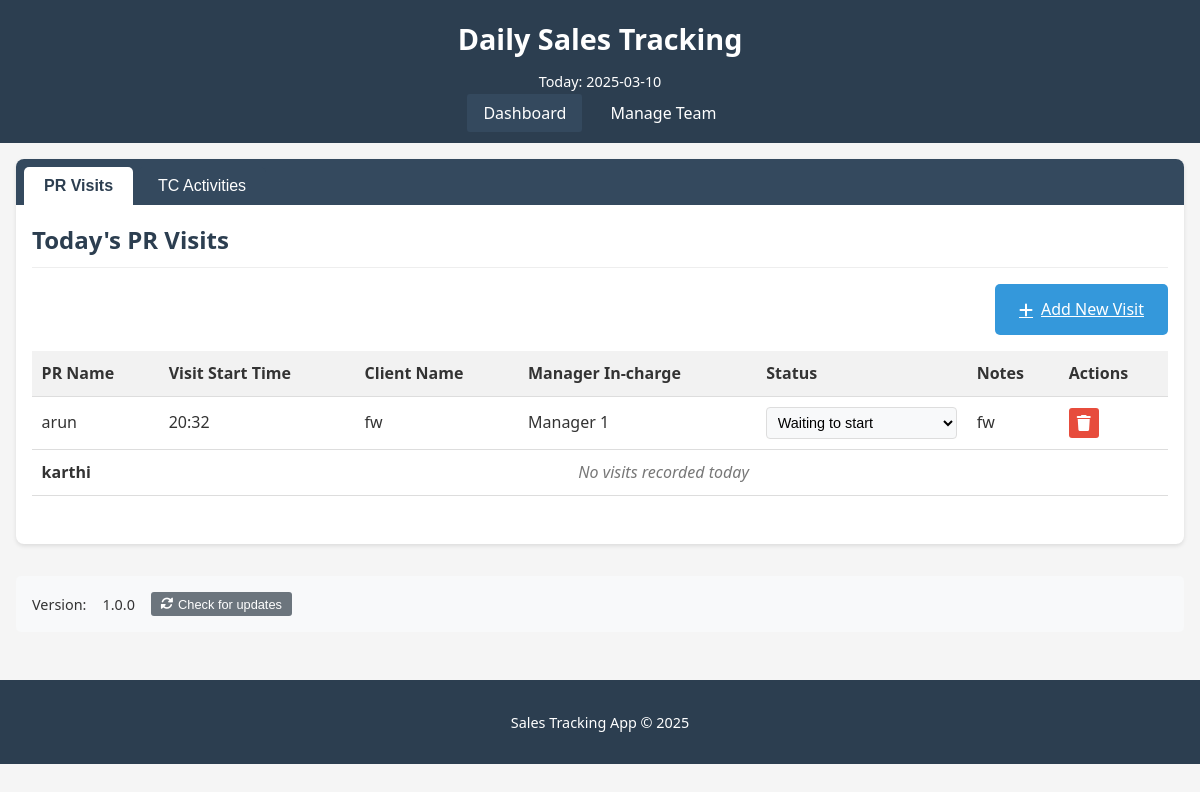
Before: / with the older database file.
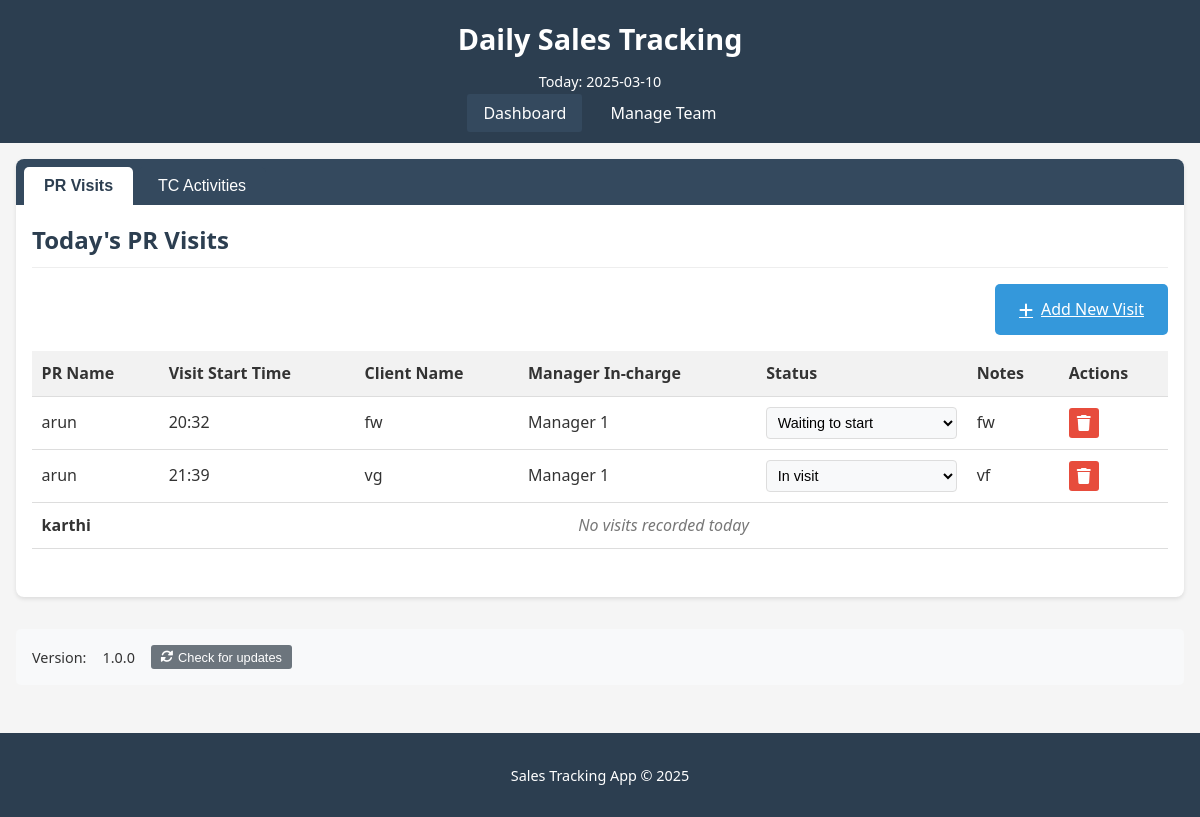
After: the same page with the newer database file.
### app/models.py (models this page shows)
class TeamMember(db.Model):
    id = db.Column(db.Integer, primary_key=True)
    name = db.Column(db.String(100), nullable=False)
    role = db.Column(db.String(50), nullable=False)  # 'PR', 'TC', or 'SM' (Sales Manager)
    active = db.Column(db.Boolean, default=True)
    created_at = db.Column(db.DateTime, default=datetime.utcnow)

class PRVisit(db.Model):
    id = db.Column(db.Integer, primary_key=True)
    pr_name = db.Column(db.String(100), nullable=False)
    visit_start_time = db.Column(db.DateTime, default=datetime.utcnow)
    client_name = db.Column(db.String(100), nullable=False)
    manager_incharge = db.Column(db.String(100), nullable=False)
    visit_status = db.Column(db.String(50), default='Waiting to start')
    notes = db.Column(db.Text)
    created_at = db.Column(db.DateTime, default=datetime.utcnow)
    updated_at = db.Column(db.DateTime, default=datetime.utcnow, onupdate=datetime.utcnow)

### app/routes/main.py (the view, shortened to what this page needs)
@bp.route('/', methods=['GET', 'POST'])
def index():
    today = datetime.now().date()
    today_str = today.strftime('%Y-%m-%d')
    current_year = today.year
    pr_team = TeamMember.query.filter_by(role='PR', active=True).order_by(TeamMember.name).all()
    pr_visits_raw = PRVisit.query.filter(
        db.func.date(PRVisit.created_at) == today
    ).order_by(PRVisit.visit_start_time).all()
    pr_visits_by_name = {}
    for visit in pr_visits_raw:
        if visit.pr_name not in pr_visits_by_name:
            pr_visits_by_name[visit.pr_name] = []
        pr_visits_by_name[visit.pr_name].append(visit)
    tc_activities = TCActivity.query.filter(
        db.func.date(TCActivity.created_at) == today
    ).all()
    tc_team = TeamMember.query.filter_by(role='TC', active=True).all()
    sales_managers = TeamMember.query.filter_by(role='SM', active=True).all()
    return render_template('index.html',
                          pr_visits_raw=pr_visits_raw,
                          pr_visits_by_name=pr_visits_by_name,
                          tc_activities=tc_activities,
                          pr_team=pr_team,
                          tc_team=tc_team,
                          sales_managers=sales_managers,
                          today=today_str,
                          current_year=current_year,
                          current_time=datetime.now().strftime('%H:%M'))

### run.py (called while the page is built)
@app.context_processor
def inject_now():
    return {'now': datetime.utcnow()}

### app/templates/index.html (shortened to what this page needs)
<!DOCTYPE html>
<html>
<head>
    <link rel="stylesheet" href="{{ url_for('static', filename='css/main.css') }}">
    <link rel="stylesheet" href="https://cdnjs.cloudflare.com/ajax/libs/font-awesome/6.0.0-beta3/css/all.min.css">
</head>
<body>
    <header>
        <h1>Daily Sales Tracking</h1>
        <div class="date-display">Today: {{ today }}</div>
        <nav>
            <a href="{{ url_for('main.index') }}" class="active">Dashboard</a>
            <a href="{{ url_for('main.team') }}">Manage Team</a>
        </nav>
    </header>
    <main>
        <div class="tab-container">
            <div class="tabs">
                <button class="tab-btn active" onclick="openTab(event, 'pr-tab')">PR Visits</button>
                <button class="tab-btn" onclick="openTab(event, 'tc-tab')">TC Activities</button>
            </div>
            <div id="pr-tab" class="tab-content active">
                <div class="table-container">
                    <h2>Today's PR Visits</h2>
                    <div class="actions">
                        <a href="{{ url_for('main.add_pr_visit') }}" class="btn-primary">
                            <i class="fas fa-plus"></i> Add New Visit
                        </a>
                    </div>
                    <div class="table-scroll">
                        <table id="pr-table">
                            <thead>
                                <tr>
                                    <th>PR Name</th>
                                    <th>Visit Start Time</th>
                                    <th>Client Name</th>
                                    <th>Manager In-charge</th>
                                    <th>Status</th>
                                    <th>Notes</th>
                                    <th>Actions</th>
                                </tr>
                            </thead>
                            <tbody>
                                {% for pr in pr_team %}
                                {% set pr_visits = pr_visits_by_name.get(pr.name, []) %}
                                {% if pr_visits %}
                                    {% for visit in pr_visits %}
                                    <tr>
                                        <td>{{ pr.name }}</td>
                                        <td>{{ visit.visit_start_time.strftime('%H:%M') }}</td>
                                        <td>{{ visit.client_name }}</td>
                                        <td>{{ visit.manager_incharge }}</td>
                                        <td>
                                            <form action="{{ url_for('main.update_pr_status', id=visit.id) }}" method="post" class="status-form">
                                                <select name="visit_status" class="status-select" onchange="this.form.submit()">
                                                    <option value="Waiting to start" {% if visit.visit_status == 'Waiting to start' %}selected{% endif %}>Waiting to start</option>
                                                    <option value="In visit" {% if visit.visit_status == 'In visit' %}selected{% endif %}>In visit</option>
                                                </select>
                                            </form>
                                        </td>
                                        <td>{{ visit.notes }}</td>
                                        <td>
                                            <form action="{{ url_for('main.delete_pr_visit', id=visit.id) }}" method="post" class="inline-form">
                                                <button type="submit" class="btn-icon delete" onclick="return confirm('Are you sure?')">
                                                    <i class="fas fa-trash"></i>
                                                </button>
                                            </form>
                                        </td>
                                    </tr>
                                    {% endfor %}
                                {% else %}
                                    <tr class="entry-row">
                                        <td>{{ pr.name }}</td>
                                        <td colspan="6">No visits recorded today</td>
                                    </tr>
                                {% endif %}
                                {% endfor %}
                            </tbody>
                        </table>
                    </div>
                </div>
            </div>
        </div>
        <div class="version-info">
            Version: <span id="version">1.0.0</span>
            <button id="update-btn" class="btn-small" onclick="checkForUpdates()">
                <i class="fas fa-sync-alt"></i> Check for updates
            </button>
        </div>
    </main>
    <footer>
        <p>Sales Tracking App &copy; {{ current_year }}</p>
    </footer>
</body>
</html>

### app/static/css/main.css (style rules this page uses)
body { font-family: 'Segoe UI', Tahoma, Geneva, Verdana, sans-serif; margin: 0; padding: 0; line-height: 1.6; color: #333; background-color: #f5f5f5; }
header { background-color: #2c3e50; color: #fff; padding: 1rem; text-align: center; position: sticky; top: 0; z-index: 100; }
header h1 { margin: 0; font-size: 1.8rem; }
.date-display { margin-top: 0.5rem; font-size: 0.9rem; }
nav { margin-top: 0.5rem; }
nav a { color: #fff; text-decoration: none; padding: 0.5rem 1rem; margin: 0 0.25rem; border-radius: 3px; }
nav a:hover, nav a.active { background-color: #34495e; }
main { max-width: 1400px; margin: 0 auto; padding: 1rem; }
footer { background-color: #2c3e50; color: #fff; text-align: center; padding: 1rem; margin-top: 2rem; font-size: 0.9rem; }
.tab-container, .team-container { background-color: white; border-radius: 8px; box-shadow: 0 2px 4px rgba(0,0,0,0.1); overflow: hidden; }
.tabs, .team-tabs { display: flex; background-color: #34495e; padding: 0.5rem 0.5rem 0 0.5rem; }
.tab-btn, .team-tab-btn { background-color: #34495e; color: white; border: none; padding: 10px 20px; cursor: pointer; font-size: 1rem; border-top-left-radius: 5px; border-top-right-radius: 5px; margin-right: 5px; }
.tab-btn.active, .team-tab-btn.active { background-color: white; color: #2c3e50; font-weight: bold; }
.tab-content, .team-tab-content { display: none; padding: 1rem; }
.tab-content.active, .team-tab-content.active { display: block; }
.table-container { margin-bottom: 2rem; }
.table-container h2 { color: #2c3e50; margin-top: 0; margin-bottom: 1rem; padding-bottom: 0.5rem; border-bottom: 1px solid #eee; }
.actions { margin-bottom: 1rem; display: flex; justify-content: flex-end; }
.actions .btn-primary { display: inline-flex; align-items: center; gap: 0.5rem; }
.version-info { margin-top: 2rem; background-color: #f8f9fa; padding: 1rem; border-radius: 5px; display: flex; align-items: center; gap: 1rem; font-size: 0.9rem; }
.btn-small { background-color: #6c757d; color: white; border: none; padding: 0.3rem 0.6rem; border-radius: 3px; cursor: pointer; font-size: 0.8rem; display: inline-flex; align-items: center; gap: 0.3rem; }
.entry-row td:first-child { font-weight: bold; }
.entry-row td[colspan] { color: #777; text-align: center; font-style: italic; }
.table-scroll { overflow-x: auto; max-height: calc(100vh - 350px); overflow-y: auto; }
table { width: 100%; border-collapse: collapse; border-spacing: 0; }
table th { background-color: #f2f2f2; position: sticky; top: 0; box-shadow: 0 1px 0 rgba(0,0,0,0.1); z-index: 10; }
table th, table td { padding: 0.6rem; text-align: left; border-bottom: 1px solid #ddd; white-space: nowrap; }
.btn-icon { background: none; border: none; cursor: pointer; font-size: 1rem; padding: 0.3rem; border-radius: 3px; display: inline-flex; align-items: center; justify-content: center; }
.btn-icon.delete { color: white; background-color: #e74c3c; width: 30px; height: 30px; }
.btn-primary { background-color: #3498db; color: white; border: none; padding: 0.5rem 1rem; border-radius: 3px; cursor: pointer; font-weight: 500; }
.status-form { margin: 0; padding: 0; }
.status-select { width: 100%; padding: 0.4rem; border: 1px solid #ddd; border-radius: 4px; background-color: #f8f9fa; font-size: 0.9rem; cursor: pointer; transition: all 0.2s ease; }
.status-select option[value="Waiting to start"] { background-color: #f8f9fa; }
.status-select option[value="In visit"] { background-color: #e3f2fd; }
.btn-primary { background-color: #3498db; color: white; border: none; padding: 0.8rem 1.5rem; border-radius: 5px; cursor: pointer; font-weight: 500; transition: background-color 0.3s; }

Changed rows visible on the page:
added PRVisit: {{ pr.name }} "arun", visit_start_time "21:39", client_name "vg", manager_incharge "Manager 1", visit_status "In visit", notes "vf", shown under TeamMember "arun"
